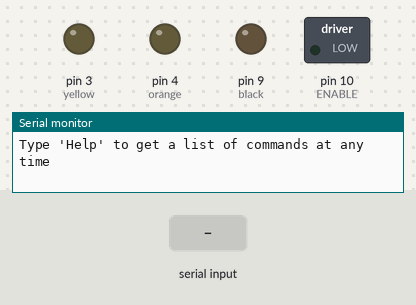
A sketch run on a simulated Arduino Uno, built with avr-gcc and run on an emulated ATmega328P. Shown: switched loads named in the sketch (green lamp = pin HIGH), output pins drawn as LEDs (lit = HIGH), the last lines printed to the serial monitor. Inputs (shaded band) come from the test bench. Pins used as bus, display or sensor lines are not drawn.

Above: at 1.3 s.
1.4 s: "Reset" received over Serial
At 2.9 s:
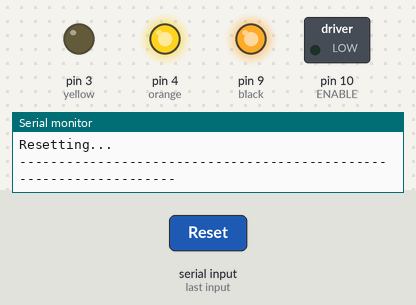
4.0 s: "Motor" received over Serial
At 6.0 s:
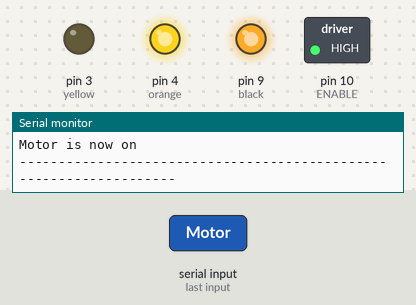
6.5 s: "90,45\n" received over Serial
At 9.3 s:
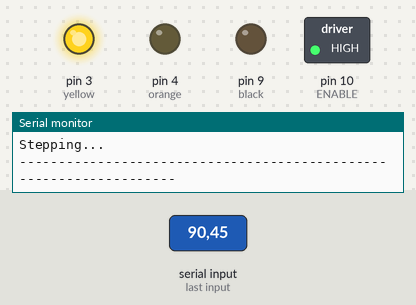
9.5 s: "Motor" received over Serial
At 12.2 s:
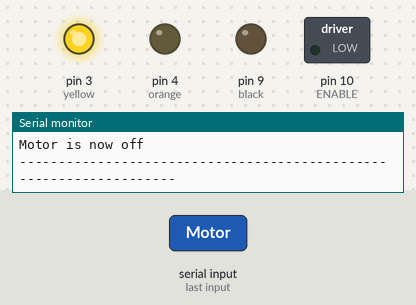
12.5 s: "Reset" received over Serial
At 15.7 s:
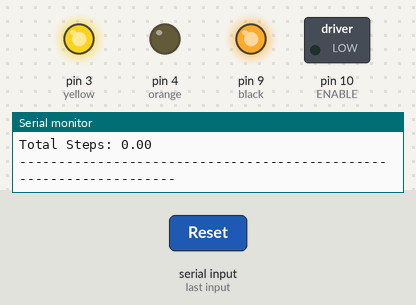
Timing chart, 0 to 16.5 s (numbered marks = the images above; inputs shaded):
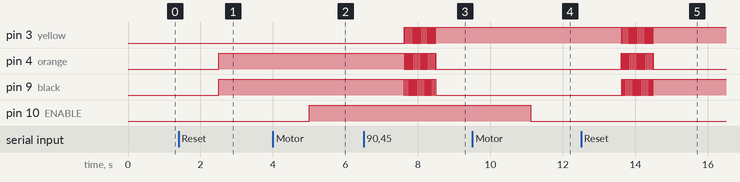

Measured:
- after the input at 1.4 s, pin 4 (orange), pin 9 (black): LOW → HIGH after 1.1 s
- after the input at 4.0 s, pin 10 (ENABLE): LOW → HIGH after 1.0 s
- after the input at 6.5 s, pin 3 (yellow): alternates HIGH for 0.02 s and LOW for 0.02 s, 45 changes in all, then stays HIGH, starting after 1.1 s; pin 4 (orange), pin 9 (black): alternates HIGH for 0.02 s and LOW for 0.02 s, 45 changes in all, then stays LOW, starting after 1.1 s
- after the input at 9.5 s, pin 10 (ENABLE): HIGH → LOW after 1.6 s
- after the input at 12.5 s, pin 3 (yellow): alternates HIGH for 0.02 s and LOW for 0.02 s, 46 changes in all, then stays HIGH, starting after 1.1 s; pin 4 (orange): alternates HIGH for 0.02 s and LOW for 0.02 s, 46 changes in all, then stays LOW, starting after 1.1 s

The sketch:

Motor_Controller.ino
```cpp
// initialize the stepper on pins 8 through 11:

float stepCount = 0;  // number of steps the motor has taken
int stepArrayIndex = 4;
int currentStepperPosition = 0;
boolean calibrationMode = false;
boolean torqueOn = false;


#define ENABLE 10

#define black 9  // In1
#define brown 8  // In2
#define orange 4  // In3
#define yellow 3  // In4

void setup() {

  pinMode(ENABLE, OUTPUT);
  pinMode(black, OUTPUT);
  pinMode(brown, OUTPUT);
  pinMode(orange, OUTPUT);
  pinMode(yellow, OUTPUT);

  digitalWrite(ENABLE, LOW);
  digitalWrite(black, LOW);
  digitalWrite(brown, LOW);
  digitalWrite(orange, LOW);
  digitalWrite(yellow, LOW);

  //lcd.begin(16,2);
  Serial.begin(9600);
  refreshLCD();
  Serial.println("Type 'Help' to get a list of commands at any time");
}

void loop() {

  if(Serial.available()){
    String input = Serial.readString();
    if(input.equalsIgnoreCase("Calibration")){
      calibrationMode = !calibrationMode;
      refreshLCD();
    }

   else if(input.equalsIgnoreCase("Help")){
      for(int i = 0; i < 5; i++){
        Serial.println();
        }
       Serial.println("-------------------------------------------------------------------");
       Serial.println("To reset, type 'Reset'");
       Serial.println("To enter calibration mode, type 'Calibration'");
       Serial.println("To get a list of commands, type 'Help'");
       Serial.println("To step the motor, type in a positive or negative integer");
       Serial.println("To toggle power to the motor, type 'Motor'");
       Serial.println("Please note that having the motor on activates holding torque and consumes a lot of power. When you are not stretching a sample, shut the motor down");
       Serial.println("-------------------------------------------------------------------");
     }
    else if(input.equalsIgnoreCase("Reset")){

        //lcd.clear();
        for(int i = 0; i < 5; i++){
        Serial.println();
        }
       Serial.println("-------------------------------------------------------------------");
       Serial.println("Resetting...");
       Serial.println("-------------------------------------------------------------------");
        if(stepCount > 0){
          stepMotorForward(stepCount, currentStepperPosition);
        }
        else{
          stepMotorForward(stepCount, currentStepperPosition);
        }
        stepCount = 0;
        refreshLCD();

    }

    else if(input.equalsIgnoreCase("Motor")){
        for(int i = 0; i < 5; i++){
        Serial.println();
        }
       if(torqueOn){
          digitalWrite(ENABLE, LOW);
         Serial.println("-------------------------------------------------------------------");
         Serial.println("Motor is now off");
         Serial.println("-------------------------------------------------------------------");
         torqueOn = !torqueOn;
       }
       else{
          digitalWrite(ENABLE, HIGH);
          Serial.println("-------------------------------------------------------------------");
         Serial.println("Motor is now on");
         Serial.println("-------------------------------------------------------------------");
         torqueOn = !torqueOn;
        }
    }

    else if(input.toInt() != 0){
      for(int i = 0; i <5; i++){
          Serial.println();
      }
      Serial.println("-------------------------------------------------------------------");
      if(torqueOn){
        int inputInt = input.toInt();
         Serial.println("Stepping...");
         Serial.println("-------------------------------------------------------------------");
         stepMotorForward(-inputInt, currentStepperPosition);
         refreshLCD();
      }
      else{
        Serial.println("Please turn on the motor");
        Serial.println("-------------------------------------------------------------------");
      }
     }
  }
}

void stepMotorReverse(int i, int curPos){

    i = -i;
    //digitalWrite(ENABLE, HIGH);
    while (true)   {
      if(curPos < 0 || curPos == 1){
        digitalWrite(black, 0);
        digitalWrite(brown, 1);
        digitalWrite(orange, 1);
        digitalWrite(yellow, 0);
        delay(10);
        i--;
        currentStepperPosition = 0;
        curPos = -1;
      }
      if (i < 1) break;

      if(curPos < 0 || curPos ==  0){
        digitalWrite(black, 0);
        digitalWrite(brown, 1);
        digitalWrite(orange, 0);
        digitalWrite(yellow, 1);
        delay(10);
        i--;
        currentStepperPosition = 3;
        curPos = -1;
      }
      if (i < 1) break;

      if(curPos < 0 || curPos == 3){
        digitalWrite(black, 1);
        digitalWrite(brown, 0);
        digitalWrite(orange, 0);
        digitalWrite(yellow, 1);
        delay(10);
        i--;
        currentStepperPosition = 2;
        curPos = -1;
      }
      if (i < 1) break;

      digitalWrite(black, 1);
      digitalWrite(brown, 0);
      digitalWrite(orange, 1);
      digitalWrite(yellow, 0);
      delay(10);
      i--;
      currentStepperPosition = 1;
      curPos = -1;
      if (i < 1) break;

  }

  //digitalWrite(ENABLE, LOW);
  delay(1000);
}

void stepMotorForward(int i, int curPos){
   if(i > 0 && !calibrationMode){
    stepCount -= i;
   }
   if(i < 0){
    stepMotorReverse(i, curPos);

    if(!calibrationMode){
      stepCount -= i;
    }
   }

   //digitalWrite(ENABLE, HIGH);
  while(true){
    if(! curPos > 0){
      digitalWrite(black, 1);
      digitalWrite(brown, 0);
      digitalWrite(orange, 1);
      digitalWrite(yellow, 0);
      delay(10);
      i--;
      currentStepperPosition = 1;
    } else{
      curPos--;
    }
    if (i < 1) break;


    if(! curPos > 0){
      digitalWrite(black, 1);
      digitalWrite(brown, 0);
      digitalWrite(orange, 0);
      digitalWrite(yellow, 1);
      delay(10);
      i--;
      currentStepperPosition = 2;
    } else {
      curPos--;
    }

    if (i < 1) break;

    if(! curPos > 0){
      digitalWrite(black, 0);
      digitalWrite(brown, 1);
      digitalWrite(orange, 0);
      digitalWrite(yellow, 1);
      delay(10);
      i--;
      currentStepperPosition = 3;
    }
    if (i < 1) break;

    digitalWrite(black, 0);
    digitalWrite(brown, 1);
    digitalWrite(orange, 1);
    digitalWrite(yellow, 0);
    delay(10);
    i--;
    currentStepperPosition = 0;
    if (i < 1) break;

   }


  // enable stepper off
  //digitalWrite(ENABLE, LOW);

  //Keeps the button from triggerinng multiple times in a single press
  delay(500);

    }


    void refreshLCD(){
      //lcd.clear();
      for(int i = 0; i <5; i++){
        Serial.println();
       }
       Serial.println("-------------------------------------------------------------------");
      if(calibrationMode){
        Serial.println("Calibration mode...");
      }
      else{
        String str = "Total Steps: " + String(stepCount);
        Serial.println(str);
      }

      Serial.println("-------------------------------------------------------------------");

  }
```
